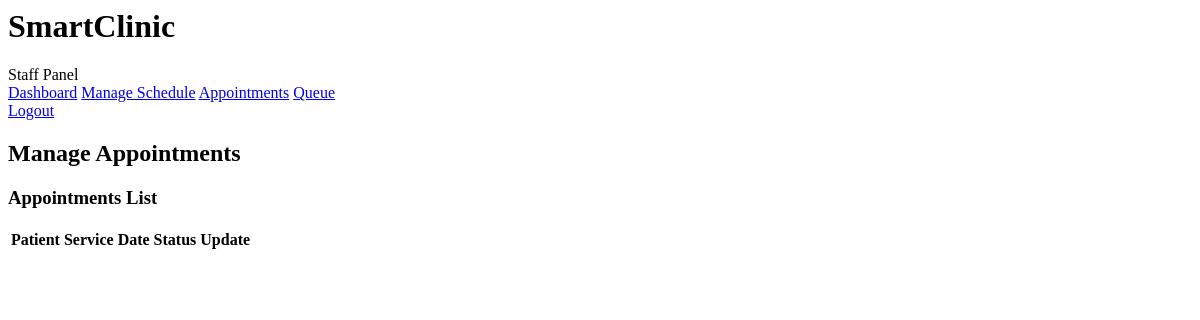
The app's page /staff/manage_appointments.php (signed in), older data.
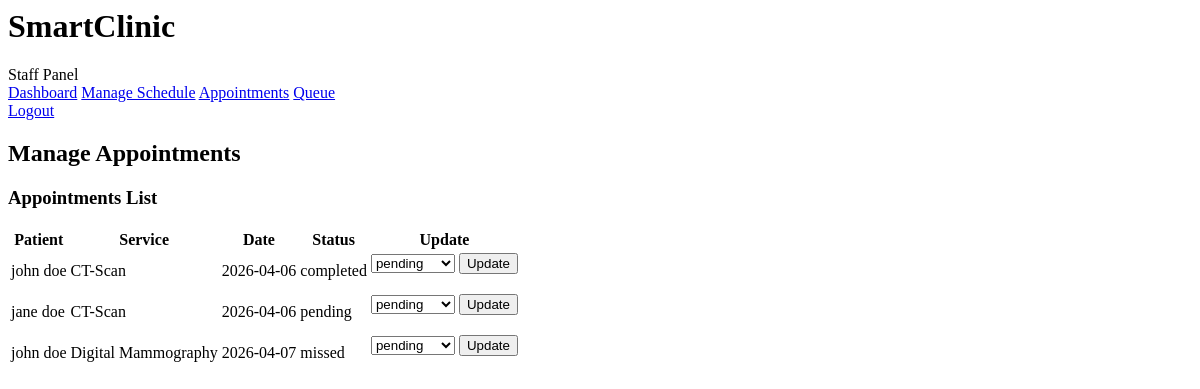
The same page, newer data.
### tables this page shows
CREATE TABLE `appointments` (
  `appointment_id` int(11) UNSIGNED NOT NULL COMMENT 'PK for appointments',
  `patient_id` int(11) UNSIGNED NOT NULL COMMENT 'FK users',
  `service_id` int(11) UNSIGNED NOT NULL COMMENT 'FK services',
  `appointment_date` date NOT NULL COMMENT 'Date of the appointment',
  `appointment_time` time NOT NULL COMMENT 'Time of the appointment',
  `status` enum('pending','confirmed','ongoing','completed','missed','cancelled') NOT NULL DEFAULT 'pending' COMMENT 'Current appointment status',
  `created_at` timestamp NOT NULL DEFAULT current_timestamp() COMMENT 'Creation date'
);

CREATE TABLE `users` (
  `user_id` int(11) UNSIGNED NOT NULL COMMENT 'PK for users',
  `role_id` int(11) UNSIGNED NOT NULL COMMENT 'FK for users',
  `first_name` varchar(100) NOT NULL COMMENT 'User first name',
  `last_name` varchar(100) NOT NULL COMMENT 'User last name',
  `email` varchar(100) NOT NULL COMMENT 'Unique email address',
  `password` varchar(255) NOT NULL COMMENT 'User password',
  `contact_number` varchar(20) DEFAULT NULL COMMENT 'User contact number',
  `address` text DEFAULT NULL COMMENT 'User address',
  `created_at` timestamp NOT NULL DEFAULT current_timestamp() COMMENT 'Account creation date'
);

CREATE TABLE `services` (
  `service_id` int(11) UNSIGNED NOT NULL COMMENT 'PK for services',
  `service_name` varchar(100) NOT NULL COMMENT 'Name of the clinic service',
  `description` text DEFAULT NULL COMMENT 'Description of service',
  `estimated_duration` int(11) UNSIGNED NOT NULL DEFAULT 30 COMMENT 'Estimated duration in minutes'
);

### staff/manage_appointments.php (the view, shortened to what this page needs)
<?php
require_once '../config/database.php';
$query = "
SELECT a.*, u.first_name, u.last_name, s.service_name
FROM appointments a
JOIN users u ON a.patient_id = u.user_id
JOIN services s ON a.service_id = s.service_id
ORDER BY appointment_date ASC
";
$result = $conn->query($query);
?>
<body class="dashboard-page">
<div class="app-container">
<div class="sidebar">
    <div class="logo">
        <h1>SmartClinic</h1>
        <span>Staff Panel</span>
    </div>
    <div class="menu">
        <a href="dashboard.php" class="nav-item">Dashboard</a>
        <a href="manage_schedule.php" class="nav-item">Manage Schedule</a>
        <a href="manage_appointments.php" class="nav-item active">Appointments</a>
        <a href="manage_queue.php" class="nav-item">Queue</a>
    </div>
    <div class="logout">
        <a href="../logout.php" class="nav-item">Logout</a>
    </div>
</div>
<div class="main-content">
<div class="top-bar">
    <h2>Manage Appointments</h2>
</div>
<div class="dashboard">
<div class="content-card">
    <h3 class="section-title">Appointments List</h3>
    <div class="table-wrapper">
        <table class="data-table">
            <thead>
                <tr>
                    <th>Patient</th>
                    <th>Service</th>
                    <th>Date</th>
                    <th>Status</th>
                    <th>Update</th>
                </tr>
            </thead>
            <tbody>
            <?php while($row = $result->fetch_assoc()): ?>
                <tr>
                    <td><?= $row['first_name'] ?> <?= $row['last_name'] ?></td>
                    <td><?= $row['service_name'] ?></td>
                    <td><?= $row['appointment_date'] ?></td>
                    <td><?= $row['status'] ?></td>
                    <td class="action-cell">
                        <form method="POST">
                            <select name="status">
                                <option>pending</option>
                            </select>
                            <button class="table-btn" name="update_status">Update</button>
                        </form>
                    </td>
                </tr>
            <?php endwhile; ?>
            </tbody>
        </table>
    </div>
</div>
</div>
</div>
</div>
</body>

Row changes from the older to the newer data that the page shows:
added appointments: patient.first_name "john", patient.last_name "doe", service.service_name "CT-Scan", appointment_date "2026-04-06", status "completed"
added appointments: patient.first_name "jane", patient.last_name "doe", service.service_name "CT-Scan", appointment_date "2026-04-06", status "pending"
added appointments: patient.first_name "john", patient.last_name "doe", service.service_name "Digital Mammography", appointment_date "2026-04-07", status "missed"
